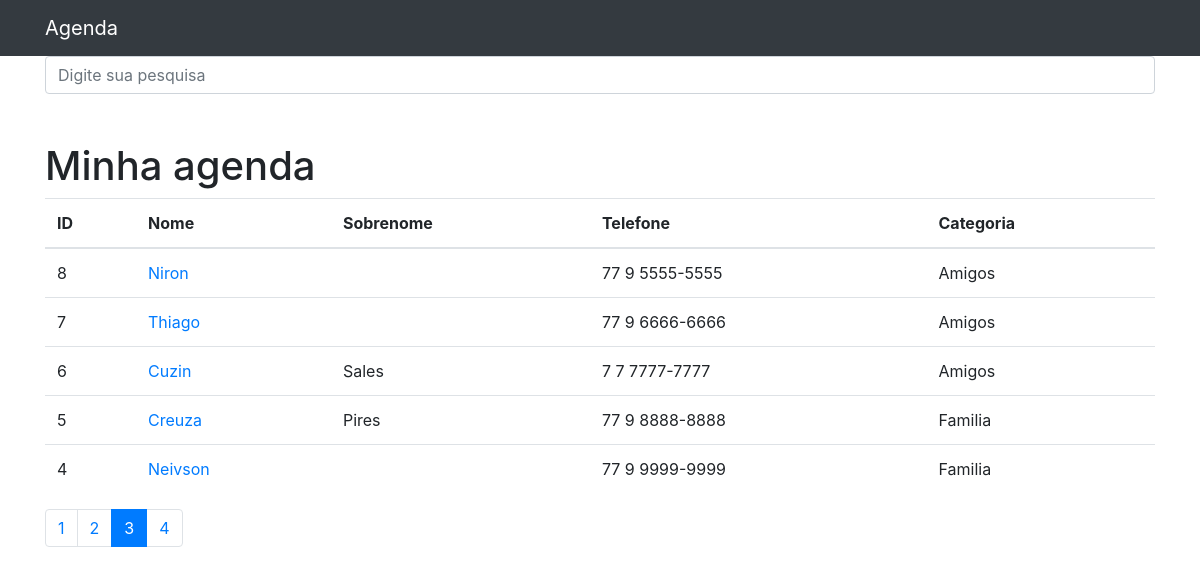
The page /?p=3&termo= on the database its author committed.
### contatos/models.py (models this page shows, shortened)
class Contato(models.Model):  # contato está escrito no singular porque ele adiciona um "s" ao final
    nome = models.CharField(max_length=150)
    sobrenome = models.CharField(max_length=255, blank=True)
    telefone = models.CharField(max_length=255)
    email = models.CharField(max_length=255, blank=True)
    data_criacao = models.DateTimeField(default=timezone.now)
    descricao = models.TextField(blank=True)
    mostrar = models.BooleanField(default=True)
    foto = models.ImageField(blank=True, upload_to='fotos/%Y/%m/%d')  # cria uma pasta foto com uma pasta ano dentro, com uma pasta mês dentro, com uma pasta dia dentro.
    categoria = models.ForeignKey(Categoria, on_delete=models.DO_NOTHING)

class Categoria(models.Model):
    nome = models.CharField(max_length=255)
    def __str__(self) -> str:
        return self.nome  # retorna para o django o nome da categoria, assim fica mais facil visualizar no painél adminstrativo

### contatos/views.py (the view)
# urls.py: path('', views.index, name='index'),
def index(request):
    contatos = Contato.objects.order_by('-id').filter(mostrar=True)
    paginator = Paginator(contatos, 5)
    page = request.GET.get('p')
    contatos = paginator.get_page(page)
    return render(request, 'contatos/index.html', {
        'contatos': contatos
    })

### contatos/templates/contatos/index.html
{% extends 'base.html' %}
{% block conteudo %}
<h1 class="mt-5">Minha agenda</h1>
<table class="table">
  <thead>
    <tr>
      <th>ID</th>
      <th>Nome</th>
      <th>Sobrenome</th>
      <th>Telefone</th>
      <th>Categoria</th>
    </tr>
  </thead>
  <tbody>
    {% for contato in contatos %}
      {% if contato.mostrar %}
        <tr>
          <td>{{contato.id}}</td>
          <td>
            <a href="{% url 'ver_contato' contato.id %}">{{contato.nome}}</a>
          </td>
          <td>{{contato.sobrenome}}</td>
          <td>{{contato.telefone}}</td>
          <td>{{contato.categoria}}</td>
        </tr>
      {% endif %}
    {% endfor %}
  </tbody>
</table>
<nav aria-label="Page navigation example">
  <ul class="pagination">
    {% for pagina in contatos.paginator.page_range  %}
      {% if contatos.number == pagina %}
        <li class="page-item active">
          <a class="page-link" href="?p={{pagina}}&termo={{request.GET.termo}}">{{pagina}}</a>
        </li>
      {% else %}
        <li class="page-item">
          <a class="page-link" href="?p={{pagina}}&termo={{request.GET.termo}}">{{pagina}}</a>
        </li>
      {% endif %}
    {% endfor %}
  </ul>
</nav>
{% endblock %}

### rows shown on the page
Contato: id "8", nome "Niron", telefone "77 9 5555-5555", categoria "Amigos"
Contato: id "7", nome "Thiago", telefone "77 9 6666-6666", categoria "Amigos"
Contato: id "6", nome "Cuzin", sobrenome "Sales", telefone "7 7 7777-7777", categoria "Amigos"
Contato: id "5", nome "Creuza", sobrenome "Pires", telefone "77 9 8888-8888", categoria "Familia"
Contato: id "4", nome "Neivson", telefone "77 9 9999-9999", categoria "Familia"

### other values the page prints
{{ pagina }} "1" "2" "4"
{{ pagina }} "3"
